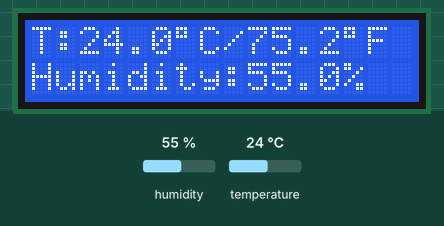
This sketch was run on a simulated Arduino Uno, built with avr-gcc and run on an emulated ATmega328P. Parts: 16×2 character LCD. The test bench sets the inputs (shaded band); at power-on: humidity 55 %, temperature 24 °C. What the sketch prints to the serial monitor is not drawn.

Above: at 1.2 s.
1.3 s: humidity set to 22 %
At 2.6 s:
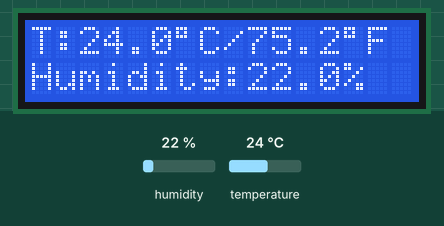
4.0 s: temperature set to 12 °C
At 5.3 s:
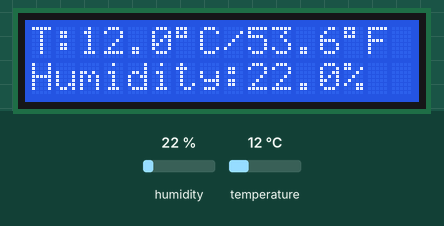
6.7 s: humidity set to 40 %
At 9.4 s:
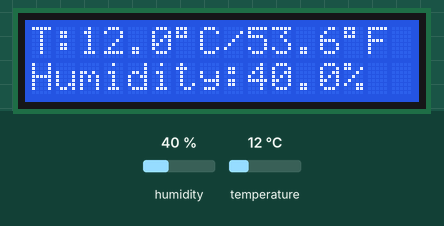
9.7 s: temperature set to 19 °C
At 10.9 s:
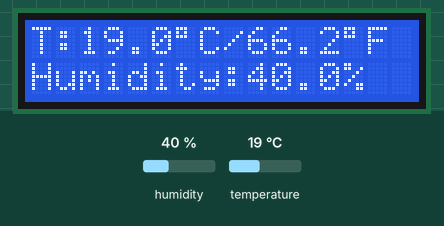
Timing chart, 0 to 12.7 s (numbered marks = the images above; inputs shaded):
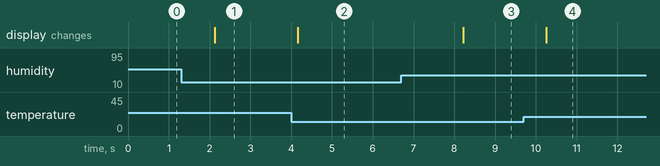

Measured:
- after the input at 1.3 s, the display: changes after 0.83 s (image 1)
- after the input at 4.0 s, the display: changes after 0.16 s (image 2)
- after the input at 6.7 s, the display: changes after 1.5 s (image 3)
- after the input at 9.7 s, the display: changes after 0.55 s (image 4)

The sketch:

Temp.ino
```cpp
#include <DHT.h>
#include <LiquidCrystal.h>
#define DHTPIN 2
#define DHTTYPE DHT11

DHT dht(DHTPIN, DHTTYPE);
LiquidCrystal lcd(7, 8, 9, 10, 11, 12);

void setup() {
  Serial.begin(9600);
  dht.begin();
  lcd.begin(16, 2);
}

void loop() {
  float t = dht.readTemperature();
  float h = dht.readHumidity();

  if (isnan(h) || isnan(t)) {
    Serial.println("Sensor Error could not read");
    lcd.clear();
    lcd.print("Sensor Error");
  }
  Serial.print("The temperature is: ");
  Serial.print(t);
  Serial.println("C");
  Serial.print("The humidity is: ");
  Serial.print(h);
  Serial.println("%");

  lcd.clear();
  lcd.setCursor(0, 0);
  lcd.print("T:");
  lcd.print(t, 1);
  lcd.write(223);
  lcd.print("C");
  float f = ((t * 1.8) + 32);
  lcd.print("/");
  lcd.print(f, 1);
  lcd.write(223);
  lcd.print("F");
  lcd.setCursor(0, 1);
  lcd.print("Humidity:");
  lcd.print(h, 1);
  lcd.print("%");
  delay(2000);
}
```
